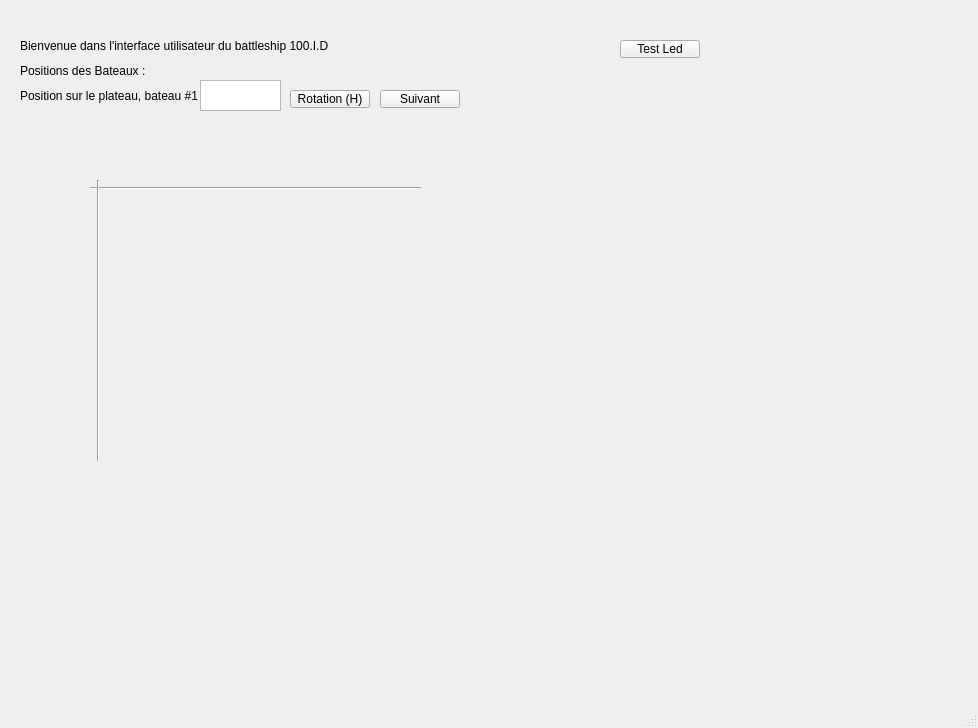
<?xml version="1.0" encoding="UTF-8"?>
<ui version="4.0">
 <class>MainWindow</class>
 <widget class="QMainWindow" name="MainWindow">
  <property name="geometry">
   <rect>
    <x>0</x>
    <y>0</y>
    <width>978</width>
    <height>728</height>
   </rect>
  </property>
  <property name="windowTitle">
   <string>MainWindow</string>
  </property>
  <widget class="QWidget" name="centralwidget">
   <widget class="QLabel" name="label">
    <property name="geometry">
     <rect>
      <x>20</x>
      <y>30</y>
      <width>331</width>
      <height>31</height>
     </rect>
    </property>
    <property name="text">
     <string>Bienvenue dans l'interface utilisateur du battleship 100.I.D</string>
    </property>
   </widget>
   <widget class="QLabel" name="label_2">
    <property name="geometry">
     <rect>
      <x>20</x>
      <y>60</y>
      <width>341</width>
      <height>21</height>
     </rect>
    </property>
    <property name="text">
     <string>Positions des Bateaux :</string>
    </property>
   </widget>
   <widget class="QPushButton" name="TestLED">
    <property name="geometry">
     <rect>
      <x>620</x>
      <y>40</y>
      <width>80</width>
      <height>18</height>
     </rect>
    </property>
    <property name="text">
     <string>Test Led</string>
    </property>
   </widget>
   <widget class="QPlainTextEdit" name="Pos">
    <property name="geometry">
     <rect>
      <x>200</x>
      <y>80</y>
      <width>81</width>
      <height>31</height>
     </rect>
    </property>
    <property name="plainText">
     <string/>
    </property>
   </widget>
   <widget class="QLabel" name="label_3">
    <property name="geometry">
     <rect>
      <x>20</x>
      <y>80</y>
      <width>181</width>
      <height>31</height>
     </rect>
    </property>
    <property name="text">
     <string>Position sur le plateau, bateau #1</string>
    </property>
   </widget>
   <widget class="QPushButton" name="Rotation">
    <property name="geometry">
     <rect>
      <x>290</x>
      <y>90</y>
      <width>80</width>
      <height>18</height>
     </rect>
    </property>
    <property name="text">
     <string>Rotation (H)</string>
    </property>
   </widget>
   <widget class="QPushButton" name="Suivant">
    <property name="geometry">
     <rect>
      <x>380</x>
      <y>90</y>
      <width>80</width>
      <height>18</height>
     </rect>
    </property>
    <property name="text">
     <string>Suivant</string>
    </property>
   </widget>
   <widget class="QLabel" name="Invalide">
    <property name="geometry">
     <rect>
      <x>200</x>
      <y>120</y>
      <width>221</width>
      <height>16</height>
     </rect>
    </property>
    <property name="text">
     <string/>
    </property>
   </widget>
   <widget class="Line" name="line">
    <property name="geometry">
     <rect>
      <x>90</x>
      <y>180</y>
      <width>331</width>
      <height>16</height>
     </rect>
    </property>
    <property name="orientation">
     <enum>Qt::Orientation::Horizontal</enum>
    </property>
   </widget>
   <widget class="Line" name="line_2">
    <property name="geometry">
     <rect>
      <x>90</x>
      <y>180</y>
      <width>16</width>
      <height>281</height>
     </rect>
    </property>
    <property name="orientation">
     <enum>Qt::Orientation::Vertical</enum>
    </property>
   </widget>
   <widget class="QLabel" name="a1">
    <property name="geometry">
     <rect>
      <x>100</x>
      <y>190</y>
      <width>31</width>
      <height>31</height>
     </rect>
    </property>
    <property name="text">
     <string/>
    </property>
   </widget>
  </widget>
  <widget class="QStatusBar" name="statusbar"/>
 </widget>
 <resources/>
 <connections/>
</ui>
